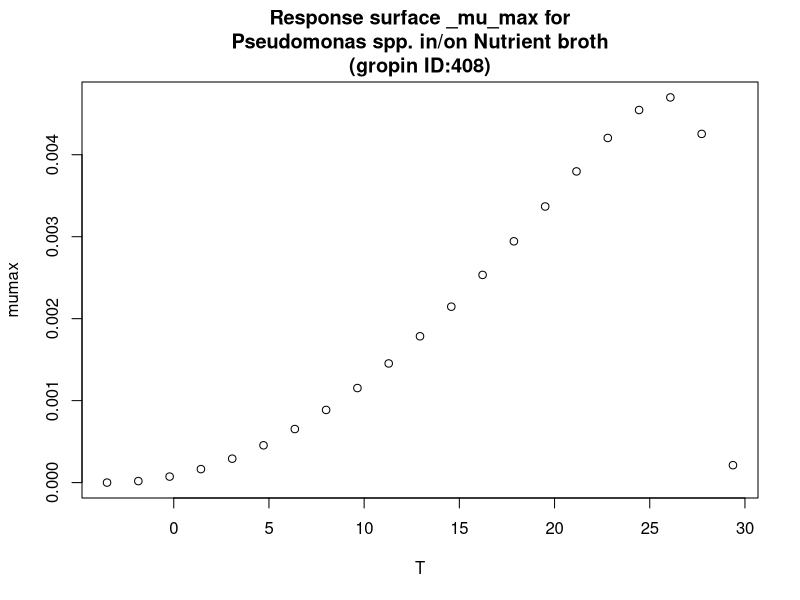

Write R code to recreate this figure.
#############################
# start of Parameter script
#############################
T <- seq(-3.5035,29.3706293706294,length.out=21)
#############################
# end of Parameter script
#############################
############################# 
# start of Model script Gropin ID 408 
#############################
 
# constant coefficients for this model
 
variables <- data.frame(T)
argumentsPar <- unique.data.frame(expand.grid(variables))
 
# heart of the model
response_surface <- function(T) {
   mumax <-(4.7*(10^-3)*(T-29.4)*((T+3.5)^2))/((26+3.5)*((26+3.5)*(T-26)-(26-29.4)*(26-3.5-2*T)))

	return(mumax=mumax)
} 

# output parameters
responseSurface <- cbind(argumentsPar,response_surface(argumentsPar['T']))
colnames(responseSurface) <- c(colnames(argumentsPar),'mumax')
#############################
# End of Model script
#############################
############################# 
# start of Visualisation script Gropin ID 408 
#############################
titleText <-'Response surface _mu_max for
Pseudomonas spp. in/on Nutrient broth
(gropin ID:408)'
plot(T,responseSurface$'mumax',xlab='T',
                          ylab='mumax',main=titleText)
#############################
# End of Visualisation script
#############################
